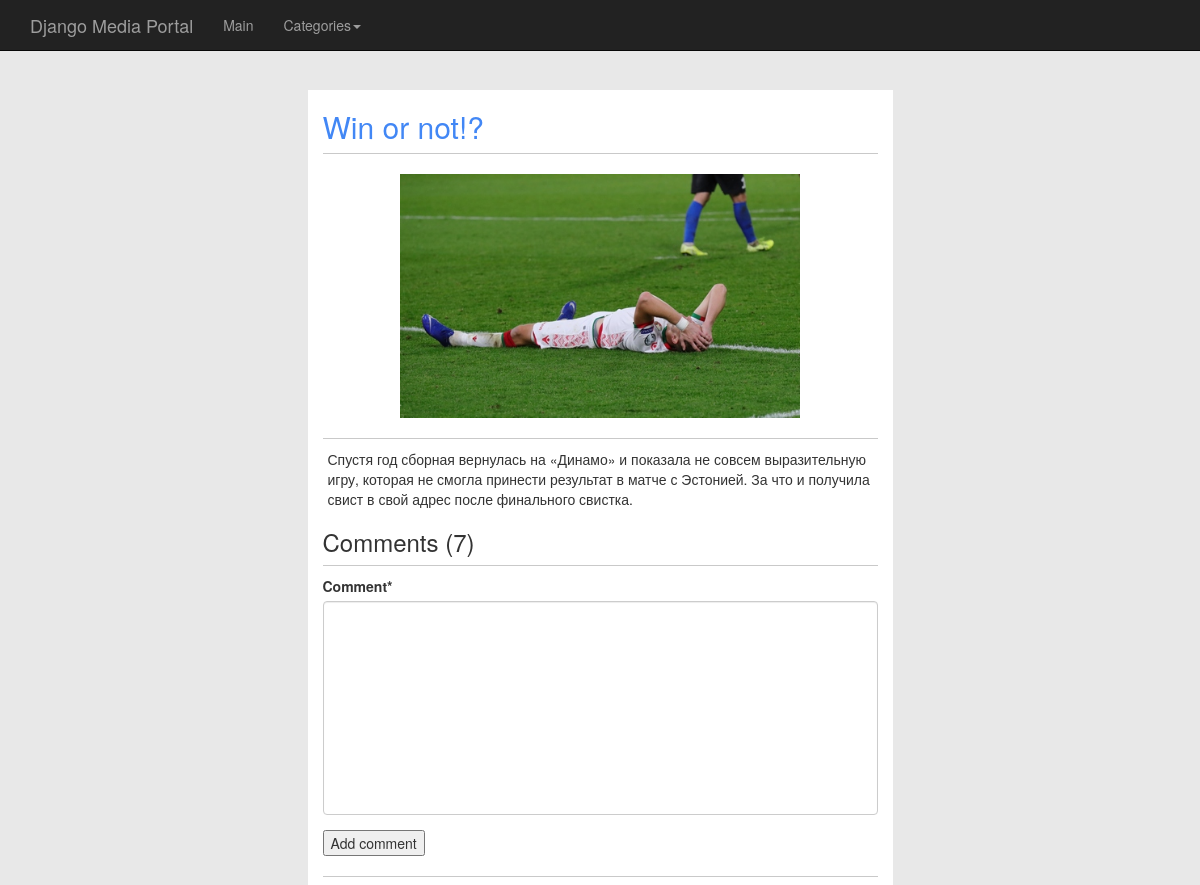
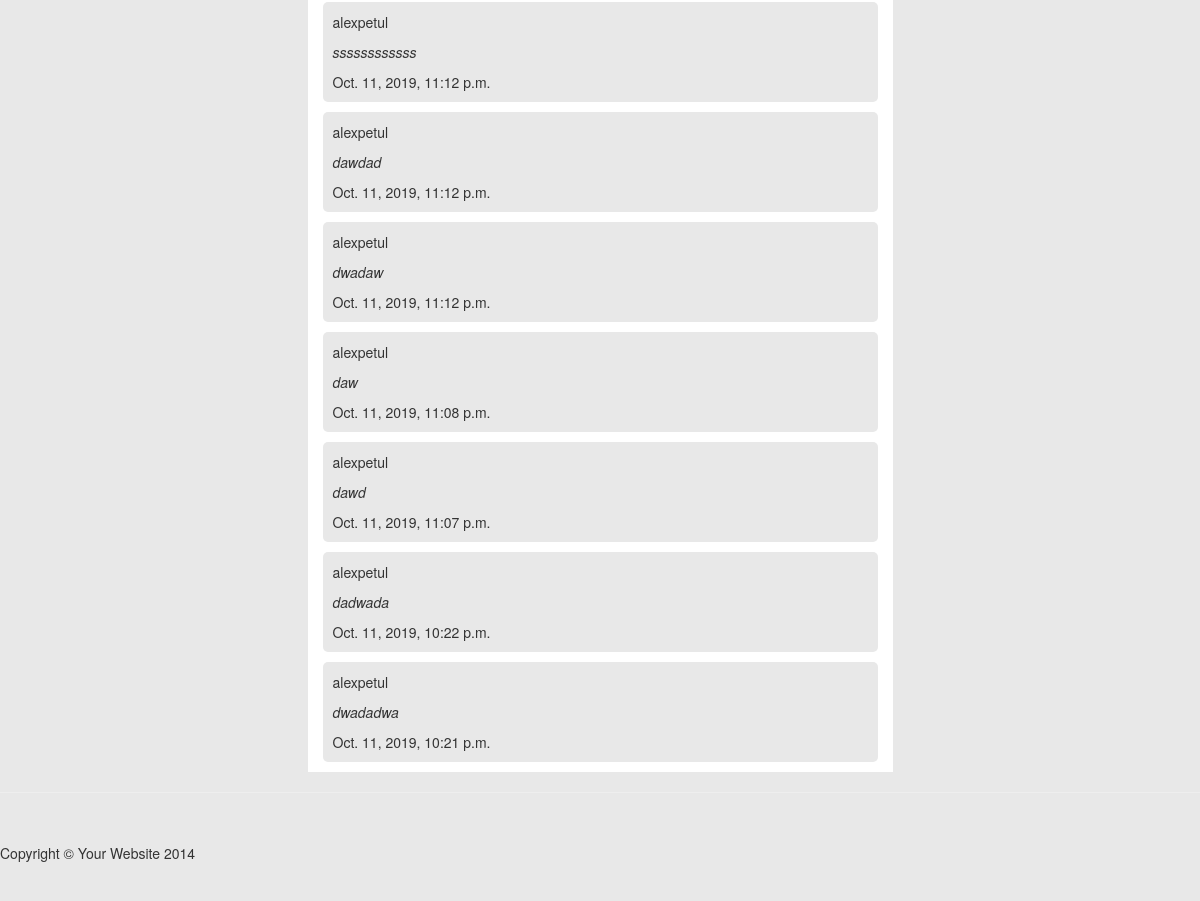
The app's page /article/sport/win-or-not/ with its own data (2 pictures, top to bottom).
### mediaportal_app/models.py (models this page shows, shortened)
class Article(models.Model):
	category = models.ForeignKey(Category, on_delete=models.CASCADE)
	title = models.CharField(max_length=120)
	slug = models.SlugField(max_length=120)
	image = models.ImageField(upload_to=generate_filename)
	content = models.TextField()
	likes = models.PositiveIntegerField(default=0)
	dislikes = models.PositiveIntegerField(default=0)
	comments = models.ManyToManyField('Comments', blank=True)
	time_added = models.DateTimeField(auto_now_add=True)
	def get_absolute_url(self):
		return reverse('article_detail_view', kwargs={'category_slug': self.category.slug, 'slug': self.slug})

class Comments(models.Model):
	author = models.ForeignKey(settings.AUTH_USER_MODEL, on_delete=models.DO_NOTHING)
	comment = models.TextField()
	timestamp = models.DateTimeField(auto_now_add=True, auto_now=False)
	class Meta:
		verbose_name_plural = "Comments's"

### mediaportal_app/views.py (the view)
# urls.py: re_path(r'^article/(?P<category_slug>[-\w]+)/(?P<slug>[-\w]+)/$', ArticleDetailView.as_view(), name='article_detail_view'),
class ArticleDetailView(DetailView):
	model = Article
	template_name = 'article_detail.html'
	def get_context_data(self, *args, **kwargs):
		context = super(ArticleDetailView, self).get_context_data(*args, **kwargs)
		context['categories'] = Category.objects.all()
		context['article'] = self.get_object()
		context['article_comments'] = self.get_object().comments.all().order_by('-timestamp')
		context['form'] = CommentCreationForm()
		return context

### mediaportal_app/forms.py
class CommentCreationForm(forms.ModelForm):
	content = forms.CharField(widget=forms.Textarea, label='Comment')
	class Meta:
		model = Article
		fields = ('content',)
	def __init__(self, *args, **kwargs):
		super(CommentCreationForm, self).__init__(*args, **kwargs)

### mediaportal_app/models.py (called while the page is built)
	def get_absolute_url(self):
		return reverse('category_detail_view', kwargs={'slug': self.slug})

### mediaportal_app/templates/article_detail.html (shortened to what this page needs)
{% extends 'index.html' %}
{% load static %}
{% load crispy_forms_tags %}
{% block content %}
<div class="container">
	<div class="row">
		<div class="col-md-6 col-md-offset-3 article-item">
			<a href="{{ article.get_absolute_url }}"><h2>{{ article.title }}</h2></a>
			<img height="250" width="400" src="{{ article.image.url }}" class="img-responsive">
			<p>{{ article.content }}</p>
			<h3>Comments (<span id="comments-count">{{ article_comments.count }}</span>)</h3>
			<form method="POST" action="">
				{{ form|crispy }}
				<input type="button" id="add-new-post" value="Add comment" article-id="{{ article.id }}">
			</form>
			<div class="comments">
				{% for comment in article_comments %}
				<div class="comment-item">
					<span>{{ comment.author }}</span>
					<p>{{ comment.comment }}</p>
					<span>{{ comment.timestamp }}</span>
				</div>
				{% endfor %}
			</div>
		</div>
	</div>
</div>
{% endblock content %}

### static_in_dev/css/4-col-portfolio.css (style rules this page uses)
body { padding-top: 70px; }

### static_in_dev/css/style.css (style rules this page uses)
body { background-color: #e8e8e8; }
textarea { resize: none; }
.article-item { margin-top: 20px; background-color: white; }
.article-item img { display: block; margin: 20px auto 20px auto; }
.article-item p:nth-child(3n) { padding: 10px 0 0 5px; border-top: 1px solid #c9c9c9; }
.article-item a { text-decoration: none; }
.article-item h2 { border-bottom: 1px solid #c9c9c9; padding-bottom: 10px; color: #4287f5; }
.article-item input[type="button"] { margin-bottom: 20px; }
.article-item form { border-bottom: 1px solid #c9c9c9; }
.article-item h3 { border-bottom: 1px solid #c9c9c9; padding-bottom: 10px; }
.article-item .comment-item { margin-top: 10px; margin-bottom: 10px; background-color: #e8e8e8; border-radius: 5px; padding: 10px; }
.article-item .comment-item p { margin-top: 10px; font-style: italic; }

### records on screen
Article: title "Win or not!?", image (picture), content "Спустя год сборная вернулась на «Динамо» и показала не совсем выразительную игру, которая не смогла принести результат в матче с Эстонией. За что и получила свист в свой адрес после финального свистка."
Comments: author "alexpetul", comment "ssssssssssss", timestamp "Oct. 11, 2019, 11:12 p.m."
Comments: author "alexpetul", comment "dawdad", timestamp "Oct. 11, 2019, 11:12 p.m."
Comments: author "alexpetul", comment "dwadaw", timestamp "Oct. 11, 2019, 11:12 p.m."
Comments: author "alexpetul", comment "daw", timestamp "Oct. 11, 2019, 11:08 p.m."
Comments: author "alexpetul", comment "dawd", timestamp "Oct. 11, 2019, 11:07 p.m."
Comments: author "alexpetul", comment "dadwada", timestamp "Oct. 11, 2019, 10:22 p.m."
Comments: author "alexpetul", comment "dwadadwa", timestamp "Oct. 11, 2019, 10:21 p.m."

### other values on screen
{{ article_comments.count }} "7"
